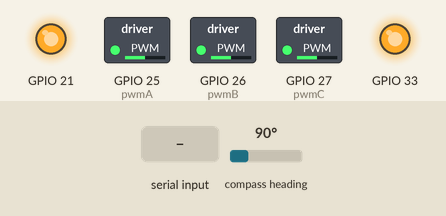
Bench run of a program on a simulated ESP32. Shown: switched loads named in the program (green lamp = pin HIGH), output pins drawn as LEDs (lit = HIGH). Wiring (inferred from the names in the program): AS5600 angle sensor at I2C address 0x36. The inputs (shaded band) are chosen by the test bench; at power-on: compass heading 90°. What the program prints to the serial monitor is not drawn.

Above: at 2.7 s.
2.8 s: compass heading set to 7°
At 4.0 s:
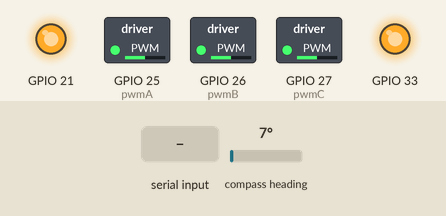
4.3 s: compass heading set to 90°
At 5.2 s:
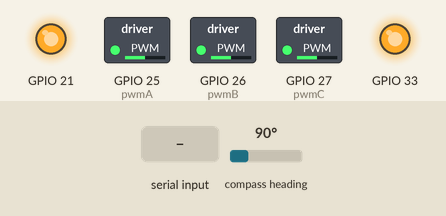
5.8 s: compass heading set to 180°
At 6.4 s:
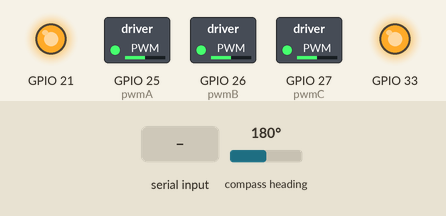
7.3 s: "1\n" received over Serial
At 7.8 s:
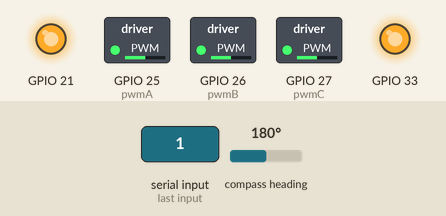
8.8 s: compass heading set to 269°
At 9.9 s:
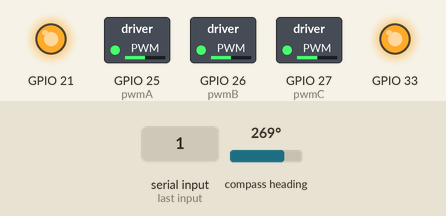
10.3 s: compass heading set to 352°
At 10.7 s:
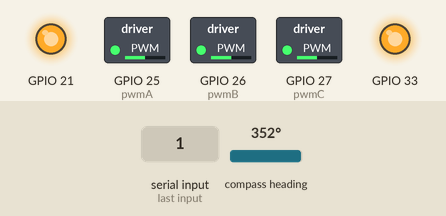
Timing chart, 0 to 12.8 s (numbered marks = the images above; inputs shaded):
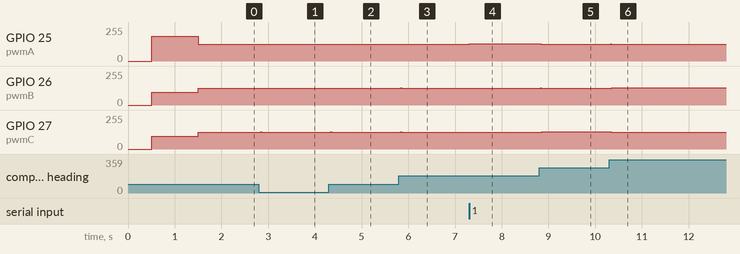

Measured:
- after the input at 2.8 s, GPIO 25 (pwmA): 127/255 → 126/255 after 0.05 s, → 127/255 0.01 s later; GPIO 26 (pwmB): 127/255 → 126/255 at once, → 127/255 0.01 s later; GPIO 27 (pwmC): 127/255 → 128/255 at once, → 127/255 0.02 s later
- after the input at 4.3 s, GPIO 26 (pwmB): 127/255 → 126/255 after 0.05 s, → 127/255 0.01 s later; GPIO 27 (pwmC): 127/255 → 128/255 at once, → 127/255 0.02 s later
- after the input at 5.8 s, GPIO 25 (pwmA): 127/255 → 126/255 after 0.05 s, → 127/255 0.01 s later; GPIO 26 (pwmB), GPIO 27 (pwmC): 127/255 → 128/255 at once, → 127/255 0.02 s later
- after the input at 7.3 s, GPIO 25 (pwmA): 127/255 → 128/255 at once; GPIO 26 (pwmB), GPIO 27 (pwmC): 127/255 → 126/255 at once
- after the input at 8.8 s, GPIO 25 (pwmA): 128/255 → 127/255 at once; GPIO 26 (pwmB): 126/255 → 128/255 at once, → 127/255 0.01 s later, → 126/255 0.01 s later; GPIO 27 (pwmC): 126/255 → 128/255 after 0.05 s
- after the input at 10.3 s, GPIO 25 (pwmA): 127/255 → 126/255 at once; GPIO 26 (pwmB): 126/255 → 128/255 after 0.05 s; GPIO 27 (pwmC): 128/255 → 126/255 after 0.05 s

The program:

main.cpp
```cpp
#include <Arduino.h>
#include "DengFOC.h"

int Sensor_DIR=1;    //传感器方向
int Motor_PP=7;    //电机极对数

void setup() {
  Serial.begin(115200);
  DFOC_Vbus(12.6);   //设定驱动器供电电压
  DFOC_alignSensor(Motor_PP,Sensor_DIR);
  pinMode(21, OUTPUT);  // 配置启用引脚
  digitalWrite(21, HIGH);  // 启用电机
    pinMode(33, OUTPUT);  // 配置启用引脚
  digitalWrite(33, HIGH);  // 启用电机
}


void loop()
{
  //设置速度环PID
   DFOC_M0_SET_VEL_PID(0.001,0.00,0,0);
  DFOC_M0_SET_ANGLE_PID(0.2,0.00,0,0);

  //设置速度
   DFOC_M0_setVelocity(serial_motor_target());
   //DFOC_M0_set_Force_Angle(serial_motor_target());
  //接收串口
  serialReceiveUserCommand();
  // Serial.print("当前角度：");
  // Serial.println(DFOC_M0_Angle());
}
```

AS5600.h
```cpp
#include <Arduino.h>
#include "Wire.h"

class Sensor_AS5600
{
  public:
    Sensor_AS5600(int Mot_Num);
    void Sensor_init(TwoWire* _wire = &Wire);
    void Sensor_update();
    float getAngle();
    float getVelocity();
    float getMechanicalAngle();
    double getSensorAngle();
  private:
    int _Mot_Num;
    //AS5600 变量定义
    //int sensor_direction=1;       //编码器旋转方向定义
    float angle_prev=0; // 最后一次调用 getSensorAngle() 的输出结果，用于得到完整的圈数和速度
    long angle_prev_ts=0; // 上次调用 getAngle 的时间戳
    float vel_angle_prev=0; // 最后一次调用 getVelocity 时的角度
    long vel_angle_prev_ts=0; // 最后速度计算时间戳
    int32_t full_rotations=0; // 总圈数计数
    int32_t vel_full_rotations=0; //用于速度计算的先前完整旋转圈数
TwoWire* wire;
};
```

DengFOC.h
```cpp
void setPwm(float Ua, float Ub, float Uc);
float setTorque(float Uq,float angle_el);
float _normalizeAngle(float angle);
void DFOC_Vbus(float power_supply);
void DFOC_alignSensor(int _PP,int _DIR);
float _electricalAngle();

float serial_motor_target();
String serialReceiveUserCommand();
//传感器读取
float DFOC_M0_Velocity();
float DFOC_M0_Angle();
//PID
void DFOC_M0_SET_ANGLE_PID(float P,float I,float D,float ramp);
void DFOC_M0_SET_VEL_PID(float P,float I,float D,float ramp);
float DFOC_M0_VEL_PID(float error);
float DFOC_M0_ANGLE_PID(float error);
//接口函数
void DFOC_M0_set_Velocity_Angle(float Target);
void DFOC_M0_setVelocity(float Target);
void DFOC_M0_set_Force_Angle(float Target);
void DFOC_M0_setTorque(float Target);
```

lowpass_filter.h
```cpp
#include <Arduino.h>

#ifndef LOWPASS_FILTER_H
#define LOWPASS_FILTER_H

/**
  * 低通滤波器类
  */

class LowPassFilter
{
public:
    /**
     * @Tf - 低通滤波时间常数
     */
    LowPassFilter(float Tf);
    ~LowPassFilter() = default;

    float operator() (float x);
    float Tf; //!< 低通滤波时间常数

protected:
    unsigned long timestamp_prev;  //!< 最后执行时间戳
    float y_prev; //!< 上一个循环中的过滤后的值
};

#endif
```

pid.h
```cpp
#ifndef PID_H
#define PID_H

class PIDController
{
public:
    PIDController(float P, float I, float D, float ramp, float limit);
    ~PIDController() = default;

    float operator() (float error);

    float P; //!< 比例增益(P环增益)
    float I; //!< 积分增益（I环增益）
    float D; //!< 微分增益（D环增益）
    float output_ramp;
    float limit;
protected:
    float error_prev; //!< 最后的跟踪误差值
    float output_prev;  //!< 最后一个 pid 输出值
    float integral_prev; //!< 最后一个积分分量值
    unsigned long timestamp_prev; //!< 上次执行时间戳
};

#endif
```

AS5600.cpp
```cpp
#include "AS5600.h"
#include "Wire.h"
#include <Arduino.h>

#define _2PI 6.28318530718f


// AS5600 相关
double Sensor_AS5600::getSensorAngle() {
  uint8_t angle_reg_msb = 0x0C;

  byte readArray[2];
  uint16_t readValue = 0;

  wire->beginTransmission(0x36);
  wire->write(angle_reg_msb);
  wire->endTransmission(false);


  wire->requestFrom(0x36, (uint8_t)2);
  for (byte i=0; i < 2; i++) {
    readArray[i] = wire->read();
  }
  int _bit_resolution=12;
  int _bits_used_msb=11-7;
  float cpr = pow(2, _bit_resolution);
  int lsb_used = _bit_resolution - _bits_used_msb;

  uint8_t lsb_mask = (uint8_t)( (2 << lsb_used) - 1 );
  uint8_t msb_mask = (uint8_t)( (2 << _bits_used_msb) - 1 );

  readValue = ( readArray[1] &  lsb_mask );
  readValue += ( ( readArray[0] & msb_mask ) << lsb_used );
  return (readValue/ (float)cpr) * _2PI;

}

//AS5600 相关

//=========角度处理相关=============
Sensor_AS5600::Sensor_AS5600(int Mot_Num) {
   _Mot_Num=Mot_Num;  //使得 Mot_Num 可以统一在该文件调用

}
void Sensor_AS5600::Sensor_init(TwoWire* _wire) {
    wire=_wire;
    wire->begin();   //电机Sensor
    delay(500);
    getSensorAngle();
    delayMicroseconds(1);
    vel_angle_prev = getSensorAngle();
    vel_angle_prev_ts = micros();
    delay(1);
    getSensorAngle();
    delayMicroseconds(1);
    angle_prev = getSensorAngle();
    angle_prev_ts = micros();
}
void Sensor_AS5600::Sensor_update() {
    float val = getSensorAngle();
    angle_prev_ts = micros();
    float d_angle = val - angle_prev;
    // 圈数检测
    if(abs(d_angle) > (0.8f*_2PI) ) full_rotations += ( d_angle > 0 ) ? -1 : 1;
    angle_prev = val;
}

float Sensor_AS5600::getMechanicalAngle() {
    return angle_prev;
}

float Sensor_AS5600::getAngle(){
    return (float)full_rotations * _2PI + angle_prev;
}

float Sensor_AS5600::getVelocity() {
    // 计算采样时间
    float Ts = (angle_prev_ts - vel_angle_prev_ts)*1e-6;
    // 快速修复奇怪的情况（微溢出）
    if(Ts <= 0) Ts = 1e-3f;
    // 速度计算
    float vel = ( (float)(full_rotations - vel_full_rotations)*_2PI + (angle_prev - vel_angle_prev) ) / Ts;
    // 保存变量以待将来使用
    vel_angle_prev = angle_prev;
    vel_full_rotations = full_rotations;
    vel_angle_prev_ts = angle_prev_ts;
    return vel;
}
```

DengFOC.cpp
```cpp
#include <Arduino.h>
#include "AS5600.h"
#include "lowpass_filter.h"
#include "pid.h"

#define _constrain(amt,low,high) ((amt)<(low)?(low):((amt)>(high)?(high):(amt)))
float voltage_power_supply;
float Ualpha,Ubeta=0,Ua=0,Ub=0,Uc=0;
#define _3PI_2 4.71238898038f
float zero_electric_angle=0;
int PP=1,DIR=1;
int pwmA = 25;
int pwmB = 26;
int pwmC = 27;

//低通滤波初始化
LowPassFilter M0_Vel_Flt = LowPassFilter(0.01); // Tf = 10ms   //M0速度环
//PID
// PIDController vel_loop_M0 = PIDController{.P = 2, .I = 0, .D = 0, .ramp = 100000, .limit = voltage_power_supply/2};
// PIDController angle_loop_M0 = PIDController{.P = 2, .I = 0, .D = 0, .ramp = 100000, .limit = 100};
PIDController vel_loop_M0(2, 0, 0, 100000, voltage_power_supply / 2);
PIDController angle_loop_M0(2, 0, 0, 100000, 100);

//AS5600
Sensor_AS5600 S0=Sensor_AS5600(0);
TwoWire S0_I2C = TwoWire(0);

//=================PID 设置函数=================
//速度PID
void DFOC_M0_SET_VEL_PID(float P,float I,float D,float ramp)   //M0角度环PID设置
{
  vel_loop_M0.P=P;
  vel_loop_M0.I=I;
  vel_loop_M0.D=D;
  vel_loop_M0.output_ramp=ramp;
}
//角度PID
void DFOC_M0_SET_ANGLE_PID(float P,float I,float D,float ramp)   //M0角度环PID设置
{
  angle_loop_M0.P=P;
  angle_loop_M0.I=I;
  angle_loop_M0.D=D;
  angle_loop_M0.output_ramp=ramp;
}


//M0速度PID接口
float DFOC_M0_VEL_PID(float error)   //M0速度环
{
   return vel_loop_M0(error);

}
//M0角度PID接口
float DFOC_M0_ANGLE_PID(float error)
{
  return angle_loop_M0(error);
}


//初始变量及函数定义
#define _constrain(amt,low,high) ((amt)<(low)?(low):((amt)>(high)?(high):(amt)))
//宏定义实现的一个约束函数,用于限制一个值的范围。
//具体来说，该宏定义的名称为 _constrain，接受三个参数 amt、low 和 high，分别表示要限制的值、最小值和最大值。该宏定义的实现使用了三元运算符，根据 amt 是否小于 low 或大于 high，返回其中的最大或最小值，或者返回原值。
//换句话说，如果 amt 小于 low，则返回 low；如果 amt 大于 high，则返回 high；否则返回 amt。这样，_constrain(amt, low, high) 就会将 amt 约束在 [low, high] 的范围内。1


// 归一化角度到 [0,2PI]
float _normalizeAngle(float angle){
  float a = fmod(angle, 2*PI);   //取余运算可以用于归一化，列出特殊值例子算便知
  return a >= 0 ? a : (a + 2*PI);
  //三目运算符。格式：condition ? expr1 : expr2
  //其中，condition 是要求值的条件表达式，如果条件成立，则返回 expr1 的值，否则返回 expr2 的值。可以将三目运算符视为 if-else 语句的简化形式。
  //fmod 函数的余数的符号与除数相同。因此，当 angle 的值为负数时，余数的符号将与 _2PI 的符号相反。也就是说，如果 angle 的值小于 0 且 _2PI 的值为正数，则 fmod(angle, _2PI) 的余数将为负数。
  //例如，当 angle 的值为 -PI/2，_2PI 的值为 2PI 时，fmod(angle, _2PI) 将返回一个负数。在这种情况下，可以通过将负数的余数加上 _2PI 来将角度归一化到 [0, 2PI] 的范围内，以确保角度的值始终为正数。
}


// 设置PWM到控制器输出
void setPwm(float Ua, float Ub, float Uc) {
  // 限制上限
  Ua = _constrain(Ua, 0.0f, voltage_power_supply);
  Ub = _constrain(Ub, 0.0f, voltage_power_supply);
  Uc = _constrain(Uc, 0.0f, voltage_power_supply);
  // 计算占空比
  // 限制占空比从0到1
  float dc_a = _constrain(Ua / voltage_power_supply, 0.0f , 1.0f );
  float dc_b = _constrain(Ub / voltage_power_supply, 0.0f , 1.0f );
  float dc_c = _constrain(Uc / voltage_power_supply, 0.0f , 1.0f );

  //写入PWM到PWM 0 1 2 通道
  ledcWrite(0, dc_a*255);
  ledcWrite(1, dc_b*255);
  ledcWrite(2, dc_c*255);
}

void setTorque(float Uq,float angle_el) {
  S0.Sensor_update(); //更新传感器数值
  Uq=_constrain(Uq,-(voltage_power_supply)/2,(voltage_power_supply)/2);
  float Ud=0;
  angle_el = _normalizeAngle(angle_el);
  // 帕克逆变换
  Ualpha =  -Uq*sin(angle_el);
  Ubeta =   Uq*cos(angle_el);

  // 克拉克逆变换
  Ua = Ualpha + voltage_power_supply/2;
  Ub = (sqrt(3)*Ubeta-Ualpha)/2 + voltage_power_supply/2;
  Uc = (-Ualpha-sqrt(3)*Ubeta)/2 + voltage_power_supply/2;
  setPwm(Ua,Ub,Uc);
}

void DFOC_Vbus(float power_supply)
{
  voltage_power_supply=power_supply;
  pinMode(pwmA, OUTPUT);
  pinMode(pwmB, OUTPUT);
  pinMode(pwmC, OUTPUT);
  ledcSetup(0, 30000, 8);  //pwm频道, 频率, 精度
  ledcSetup(1, 30000, 8);  //pwm频道, 频率, 精度
  ledcSetup(2, 30000, 8);  //pwm频道, 频率, 精度
  ledcAttachPin(pwmA, 0);
  ledcAttachPin(pwmB, 1);
  ledcAttachPin(pwmC, 2);
  Serial.println("完成PWM初始化设置");

  //AS5600
  S0_I2C.begin(4,14, 400000UL);
  S0.Sensor_init(&S0_I2C);   //初始化编码器0
  Serial.println("编码器加载完毕");

  //PID 加载
  vel_loop_M0 = PIDController(2, 0, 0,100000,voltage_power_supply/2);
  //vel_loop_M0 = PIDController{.P = 2, .I = 0, .D = 0, .ramp = 100000, .limit = voltage_power_supply/2};
 }


float _electricalAngle(){
  return  _normalizeAngle((float)(DIR *  PP) * S0.getMechanicalAngle()-zero_electric_angle);
}


void DFOC_alignSensor(int _PP,int _DIR)
{
  PP=_PP;
  DIR=_DIR;
  setTorque(3, _3PI_2);  //起劲
  delay(1000);
  S0.Sensor_update();  //更新角度，方便下面电角度读取
  zero_electric_angle=_electricalAngle();
  setTorque(0, _3PI_2);  //松劲（解除校准）
  Serial.print("0电角度：");Serial.println(zero_electric_angle);
}

float DFOC_M0_Angle()
{
  return DIR*S0.getAngle();
}

//无滤波
//float DFOC_M0_Velocity()
//{
//  return DIR*S0.getVelocity();
//}

//有滤波
float DFOC_M0_Velocity()
{
  //获取速度数据并滤波
  float vel_M0_ori=S0.getVelocity();
  float vel_M0_flit=M0_Vel_Flt(DIR*vel_M0_ori);
  return vel_M0_flit;   //考虑方向
}

//==============串口接收==============
float motor_target;
int commaPosition;
String serialReceiveUserCommand() {

  // a string to hold incoming data
  static String received_chars;

  String command = "";

  while (Serial.available()) {
    // get the new byte:
    char inChar = (char)Serial.read();
    // add it to the string buffer:
    received_chars += inChar;

    // end of user input
    if (inChar == '\n') {

      // execute the user command
      command = received_chars;

      commaPosition = command.indexOf('\n');//检测字符串中的逗号
      if(commaPosition != -1)//如果有逗号存在就向下执行
      {
          motor_target = command.substring(0,commaPosition).toDouble();            //电机角度
          Serial.println(motor_target);
      }
      // reset the command buffer
      received_chars = "";
    }
  }
  return command;
}


float serial_motor_target()
{
  return motor_target;
}


//================简易接口函数================
void DFOC_M0_set_Velocity_Angle(float Target)
{
 setTorque(DFOC_M0_VEL_PID(DFOC_M0_ANGLE_PID((Target-DFOC_M0_Angle())*180/PI)),_electricalAngle());   //角度闭环
}

void DFOC_M0_setVelocity(float Target)
{
  setTorque(DFOC_M0_VEL_PID((serial_motor_target()-DFOC_M0_Velocity())*180/PI),_electricalAngle());   //速度闭环
}

void DFOC_M0_set_Force_Angle(float Target)   //力位
{
  setTorque(DFOC_M0_ANGLE_PID((Target-DFOC_M0_Angle())*180/PI),_electricalAngle());
}

void DFOC_M0_setTorque(float Target)
{
  setTorque(Target,_electricalAngle());
}
```

lowpass_filter.cpp
```cpp
#include "lowpass_filter.h"

LowPassFilter::LowPassFilter(float time_constant)
    : Tf(time_constant)
    , y_prev(0.0f)
{
    timestamp_prev = micros();
}


float LowPassFilter::operator() (float x)
{
    unsigned long timestamp = micros();
    float dt = (timestamp - timestamp_prev)*1e-6f;

    if (dt < 0.0f ) dt = 1e-3f;
    else if(dt > 0.3f) {
        y_prev = x;
        timestamp_prev = timestamp;
        return x;
    }

    float alpha = Tf/(Tf + dt);
    float y = alpha*y_prev + (1.0f - alpha)*x;
    y_prev = y;
    timestamp_prev = timestamp;
    return y;
}
```

pid.cpp
```cpp
#include "pid.h"
#include <Arduino.h>
#define _constrain(amt,low,high) ((amt)<(low)?(low):((amt)>(high)?(high):(amt)))


PIDController::PIDController(float P, float I, float D, float ramp, float limit)
    : P(P)
    , I(I)
    , D(D)
    , output_ramp(ramp)    // PID控制器加速度限幅
    , limit(limit)         // PID控制器输出限幅
    , error_prev(0.0f)
    , output_prev(0.0f)
    , integral_prev(0.0f)
{
    timestamp_prev = micros();
}

// PID 控制器函数
float PIDController::operator() (float error){
    // 计算两次循环中间的间隔时间
    unsigned long timestamp_now = micros();
    float Ts = (timestamp_now - timestamp_prev) * 1e-6f;
    if(Ts <= 0 || Ts > 0.5f) Ts = 1e-3f;

    // P环
    float proportional = P * error;
    // Tustin 散点积分（I环）
    float integral = integral_prev + I*Ts*0.5f*(error + error_prev);
    integral = _constrain(integral, -limit, limit);
    // D环（微分环节）
    float derivative = D*(error - error_prev)/Ts;

    // 将P,I,D三环的计算值加起来
    float output = proportional + integral + derivative;
    output = _constrain(output, -limit, limit);

    if(output_ramp > 0){
        // 对PID的变化速率进行限制
        float output_rate = (output - output_prev)/Ts;
        if (output_rate > output_ramp)
            output = output_prev + output_ramp*Ts;
        else if (output_rate < -output_ramp)
            output = output_prev - output_ramp*Ts;
    }
    // 保存值（为了下一次循环）
    integral_prev = integral;
    output_prev = output;
    error_prev = error;
    timestamp_prev = timestamp_now;
    return output;
}
```
